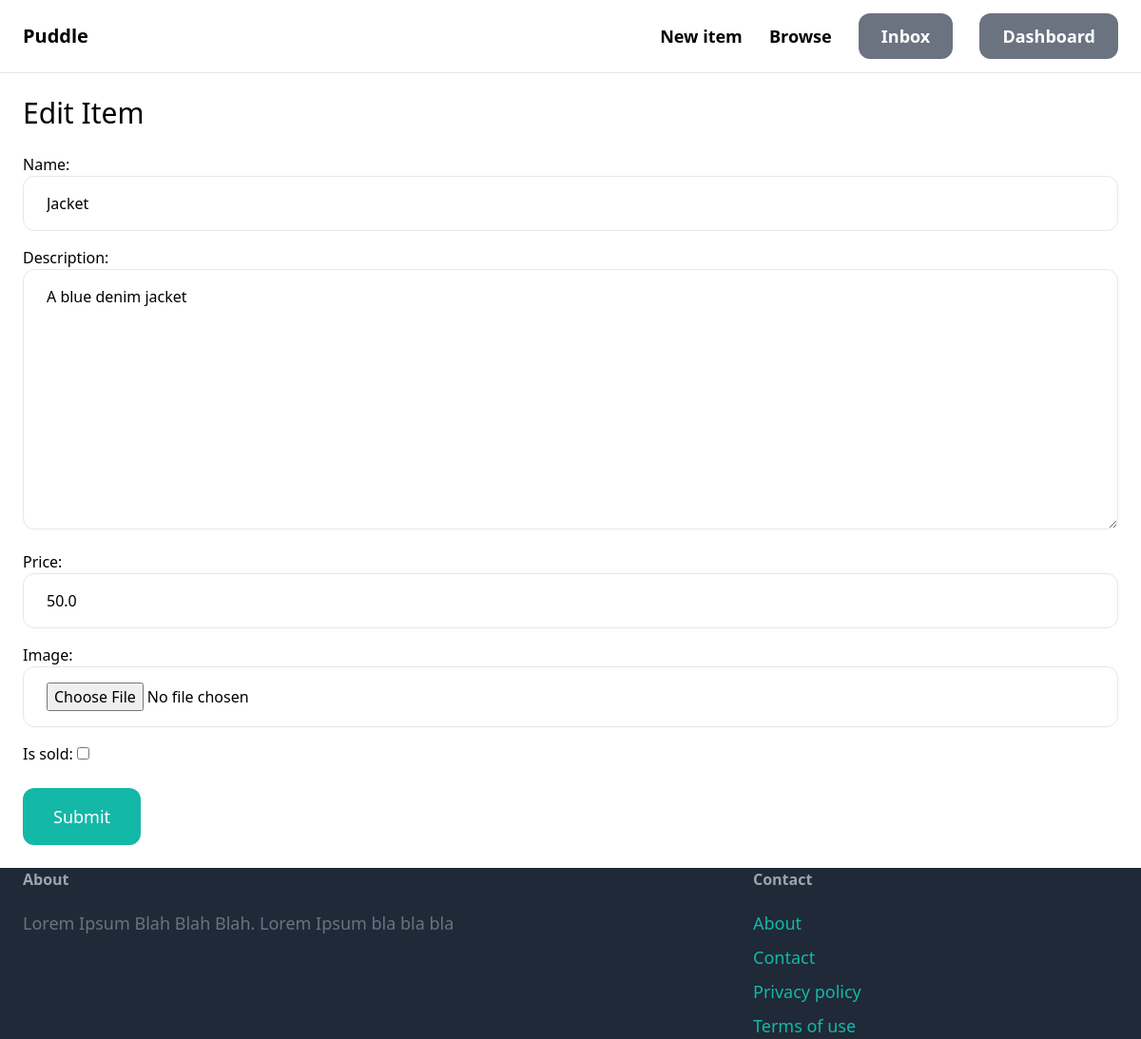
Screenshot of /item/2/update/ (signed in) with the database file from the repository.
### item/models.py (models this page shows, shortened)
class Item(models.Model):
    category = models.ForeignKey(Category, related_name='items', on_delete=models.CASCADE)
    name = models.CharField(max_length=255)
    description = models.TextField(blank=True, null=True)
    price = models.FloatField()
    image = models.ImageField(upload_to='item_images', blank=True, null=True)
    is_sold = models.BooleanField(default=False)
    created_at = models.DateTimeField(auto_now_add=True)
    created_by = models.ForeignKey(User, related_name='items', on_delete=models.CASCADE)
    class Meta:
        verbose_name_plural = 'items'

### item/views.py (the view)
# urls.py: path('<int:pk>/update/', views.edit_item, name='edit'),
@login_required
def edit_item(request, pk):
    item = get_object_or_404(Item, pk=pk, created_by=request.user)
    if request.method == 'POST':
        form = EditItemForm(instance=item, data=request.POST, files=request.FILES)
        if form.is_valid():
            form.save()
            return redirect('item:detail', pk=item.id)
    else:
            form = EditItemForm(instance=item)
    context = {
        'form': form,
        'title': 'Edit Item',
    }
    return render(request, 'item/form.html', context)

### item/forms.py
class EditItemForm(forms.ModelForm):
    class Meta:
        model = Item
        fields = ['name', 'description', 'price', 'image', 'is_sold']
        widgets = {
            'name' : forms.TextInput(attrs={
                'class': INPUT_CLASSES,
            }),
            'description' : forms.Textarea(attrs={
                'class': INPUT_CLASSES,
            }),
            'price' : forms.NumberInput(attrs={
                'class': INPUT_CLASSES,
            }),
            'image' : forms.FileInput(attrs={
                'class': INPUT_CLASSES,
            }),
        }

### item/templates/item/form.html (shortened to what this page needs)
{% extends 'base.html' %}
{% block content %}
    <h1 class="mb-6 text-3xl">{{ title }}</h1>
    <form action="." method="POST" enctype="multipart/form-data">
        <div class="space-y-4">
            {{ form.as_p }}
        </div>
        <button class="mt-6 py-4 px-8 text-lg bg-teal-500 hover:bg-teal-700 rounded-xl text-white">Submit</button>
    </form>
{% endblock content %}

### rows the page displays
Item: name "Jacket", description "A blue denim jacket", price "50.0"

### other values shown
{{ title }} "Edit Item"
